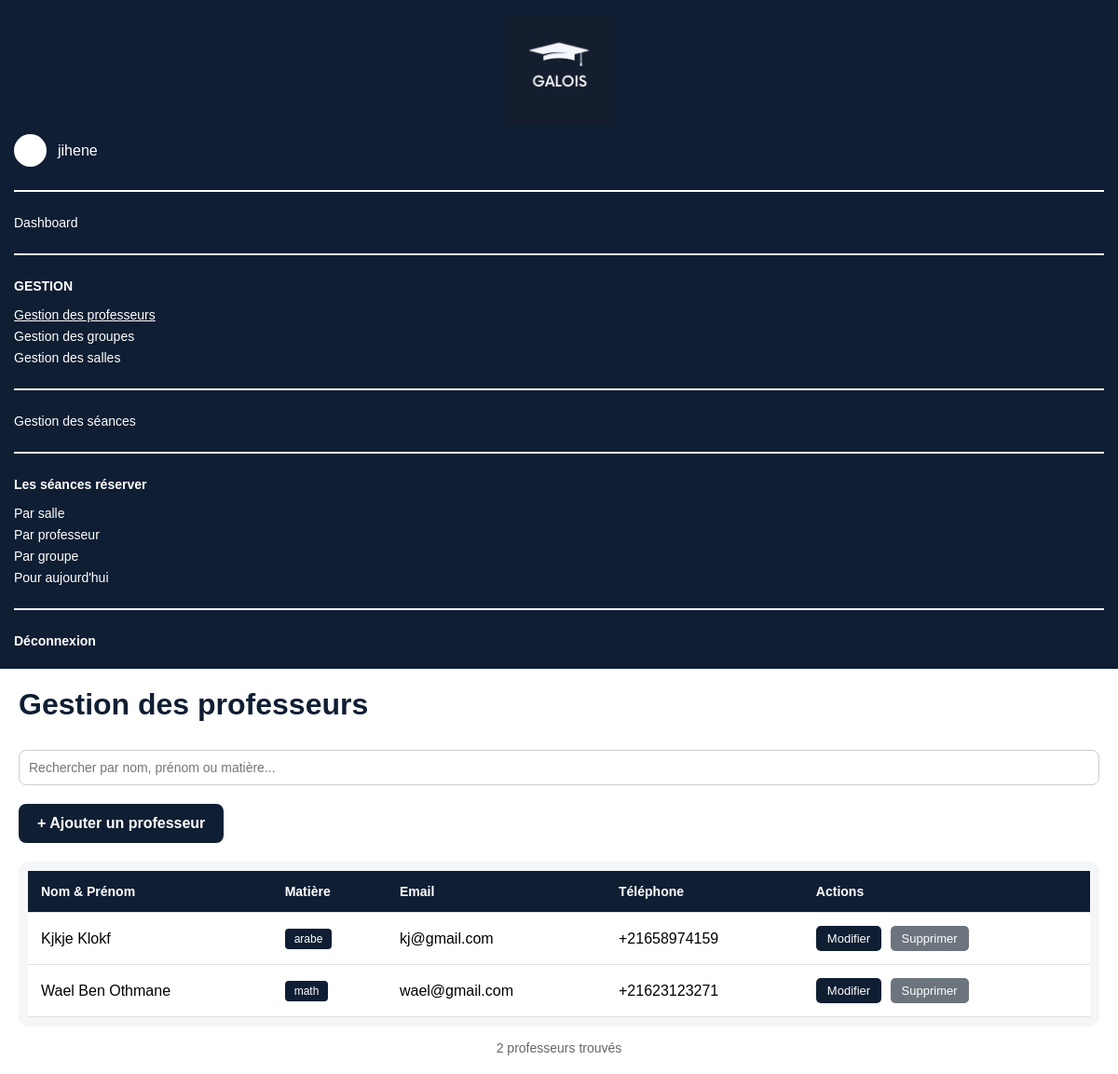
Page /professeurs/ (signed in) on the earlier database version.
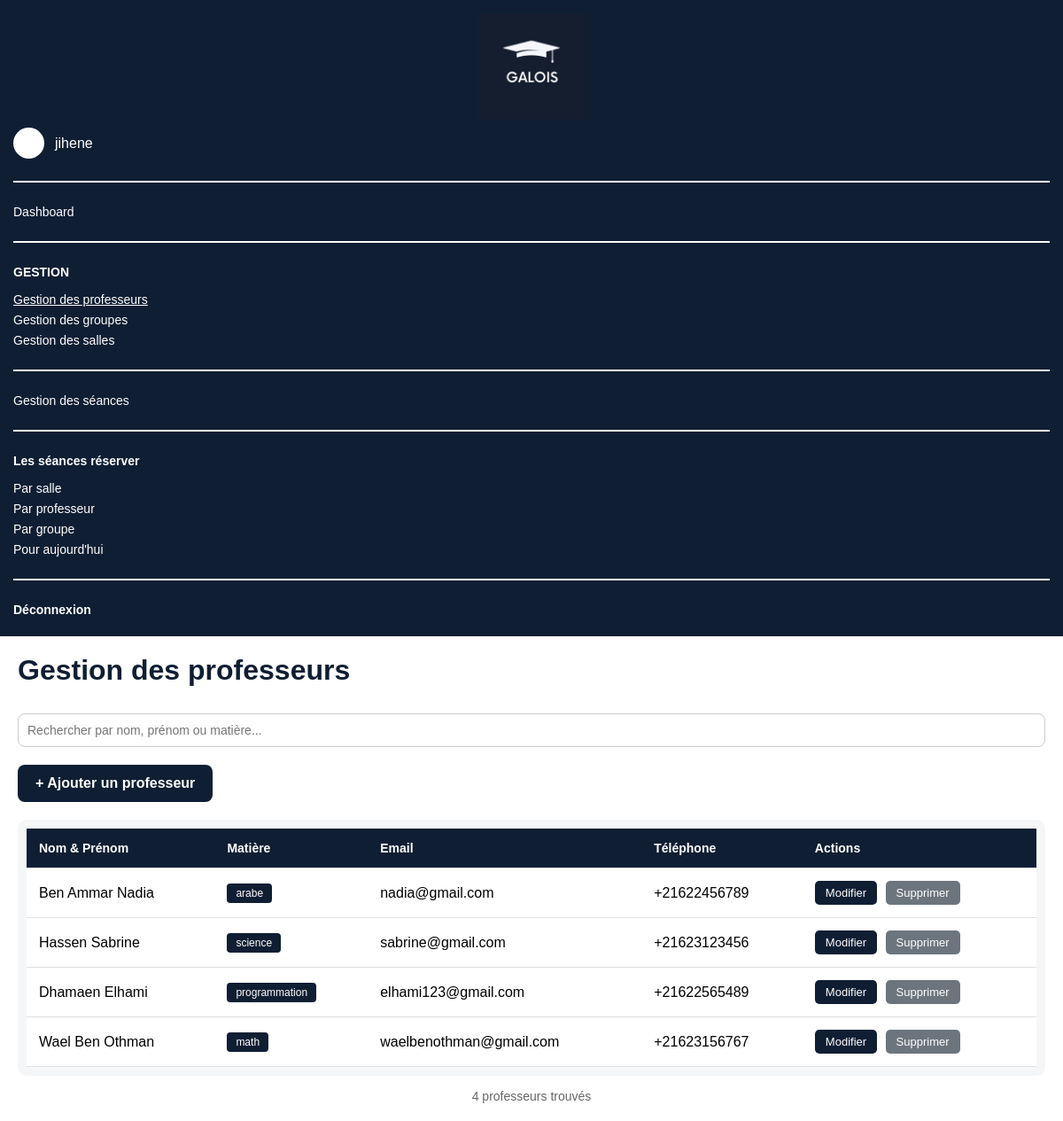
Same page on the later database version.
### emploi_du_temps/models.py (models this page shows, shortened)
class Professeur(models.Model):
    user = models.OneToOneField(User, on_delete=models.CASCADE, null=True, blank=True)
    nom = models.CharField(max_length=100)
    prenom = models.CharField(max_length=100)
    email = models.EmailField(unique=True)
    telephone = models.CharField(max_length=20, unique=True)
    matiere = models.ForeignKey(Matiere, on_delete=models.SET_NULL, null=True, blank=True, related_name='professeurs')
    class Meta:
        verbose_name_plural = "professeurs"
    @property
    def nom_complet(self):
        return f"{self.prenom} {self.nom}"

class Matiere(models.Model):
    nom = models.CharField(max_length=100, unique=True)

### emploi_du_temps/views.py (the view)
# urls.py: path('professeurs/', views.liste_professeurs, name='professeurs'),
@login_required
def liste_professeurs(request):
    professeurs = Professeur.objects.all().select_related('matiere').order_by('-id')
    search = request.GET.get('search', '')
    if search:
        professeurs = professeurs.filter(
            Q(nom__icontains=search) |
            Q(prenom__icontains=search) |
            Q(matiere__nom__icontains=search)
        )
    paginator = Paginator(professeurs, 7)
    page = request.GET.get('page', 1)
    try:
        professeurs_page = paginator.page(page)
    except PageNotAnInteger:
        professeurs_page = paginator.page(1)
    except EmptyPage:
        professeurs_page = paginator.page(paginator.num_pages)
    return render(request, 'gestion-professeurs.html', {
        'professeurs': professeurs_page,
        'search': search,
        'total_count': professeurs.count()
    })

### emploi_du_temps/templates/gestion-professeurs.html (shortened to what this page needs)
<!DOCTYPE html>
<html lang="fr">
<head>
    {% load static %}
</head>
<body>
    <div class="container">
        <aside class="sidebar">
            <div class="logo-box">
                <img src="{% static 'images/logo.png' %}" alt="Logo" class="logo-sidebar">
            </div>
            <div class="admin-line">
                <div class="small-avatar"></div>
                <span>{{ request.user.username }}</span>
            </div>
            <hr>
            <a href="{% url 'dashboard' %}">Dashboard</a>
            <hr>
            <p class="menu-title">GESTION</p>
            <a href="{% url 'professeurs' %}" class="active">Gestion des professeurs</a>
            <a href="{% url 'groupes' %}">Gestion des groupes</a>
            <a href="{% url 'salles' %}">Gestion des salles</a>
            <hr>
            <a href="{% url 'seances' %}">Gestion des séances</a>
            <hr>
            <p class="menu-title">Les séances réserver</p>
            <a href="{% url 'emploi_salle' %}">Par salle</a>
            <a href="{% url 'emploi_professeur' %}">Par professeur</a>
            <a href="{% url 'emploi_groupe' %}">Par groupe</a>
            <a href="{% url 'emploi_today' %}">Pour aujourd'hui</a>
            <hr>
            <a href="{% url 'logout' %}" class="logout">Déconnexion</a>
        </aside>
        <main class="content">
            <h1>Gestion des professeurs</h1>
            <div class="search-bar">
                <form method="get" id="searchForm">
                    <input type="text" name="search"
                           placeholder="Rechercher par nom, prénom ou matière..."
                           value="{{ search }}"
                           id="searchInput"
                           autocomplete="off">
                </form>
            </div>
            <div class="add-container">
                <a href="{% url 'ajouter_professeur' %}" class="add-btn">+ Ajouter un professeur</a>
            </div>
            <div class="table-container">
                <table>
                    <thead>
                        <tr>
                            <th>Nom & Prénom</th>
                            <th>Matière</th>
                            <th>Email</th>
                            <th>Téléphone</th>
                            <th>Actions</th>
                        </tr>
                    </thead>
                    <tbody id="professeursTableBody">
                        {% for prof in professeurs %}
                        <tr>
                            <td>{{ prof.nom_complet }}</td>
                            <td>
                                {% if prof.matiere %}
                                <span class="matiere-badge">{{ prof.matiere.nom }}</span>
                                {% else %}
                                <span class="matiere-vide">Aucune matière</span>
                                {% endif %}
                            </td>
                            <td>{{ prof.email }}</td>
                            <td>{{ prof.telephone }}</td>
                            <td>
                                <a href="{% url 'modifier_professeur' prof.id %}" class="btn edit">Modifier</a>
                                <a href="#" class="btn delete" data-id="{{ prof.id }}" data-nom="{{ prof.nom_complet }}">Supprimer</a>
                            </td>
                        </tr>
                        {% endfor %}
                    </tbody>
                </table>
            </div>
            <div class="info-count">
                {{ total_count }} professeur{{ total_count|pluralize:"s" }} trouvé{{ total_count|pluralize:"s" }}
            </div>
        </main>
    </div>
</body>
</html>

Differences in the rows shown:
removed Professeur: nom_complet "Kjkje Klokf", matiere.nom "arabe", email "kj@gmail.com", telephone "+21658974159"
removed Professeur: nom_complet "Wael Ben Othmane", matiere.nom "math", email "wael@gmail.com", telephone "+21623123271"
added Professeur: nom_complet "Ben Ammar Nadia", matiere.nom "arabe", email "nadia@gmail.com", telephone "+21622456789"
added Professeur: nom_complet "Hassen Sabrine", matiere.nom "science", email "sabrine@gmail.com", telephone "+21623123456"
added Professeur: nom_complet "Dhamaen Elhami", matiere.nom "programmation", email "elhami123@gmail.com", telephone "+21622565489"
added Professeur: nom_complet "Wael Ben Othman", matiere.nom "math", email "waelbenothman@gmail.com", telephone "+21623156767"
Other differences:
{{ total_count }}: "2" → "4"
